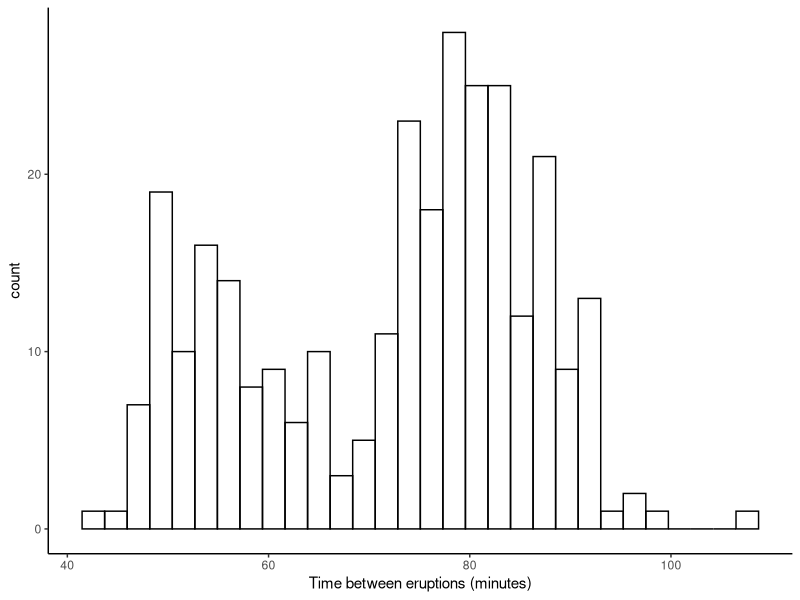
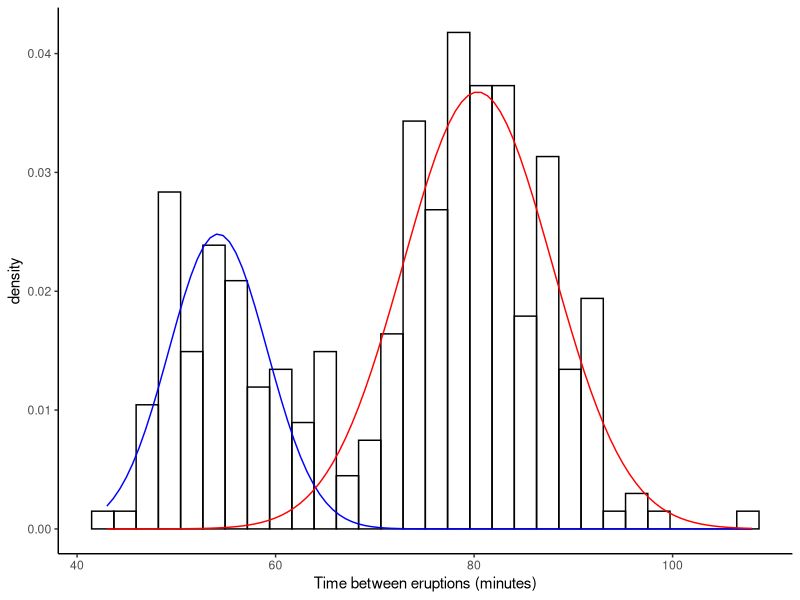
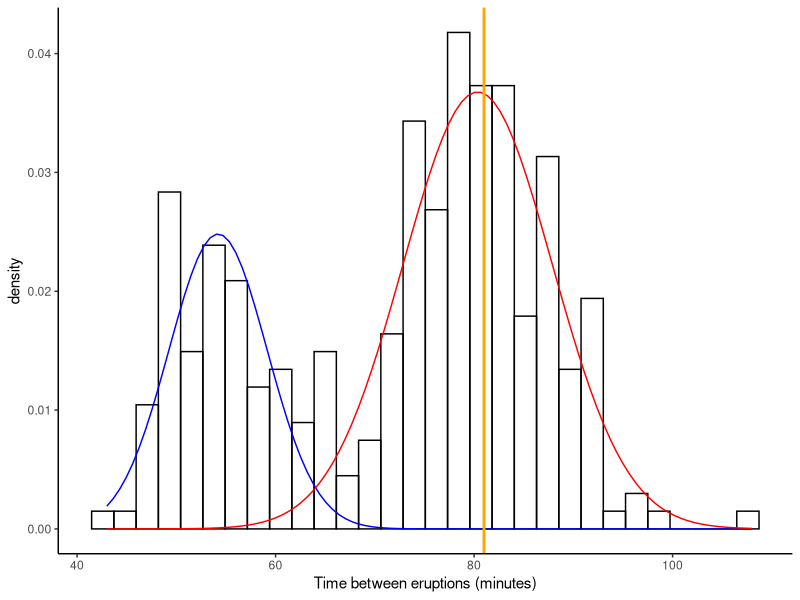
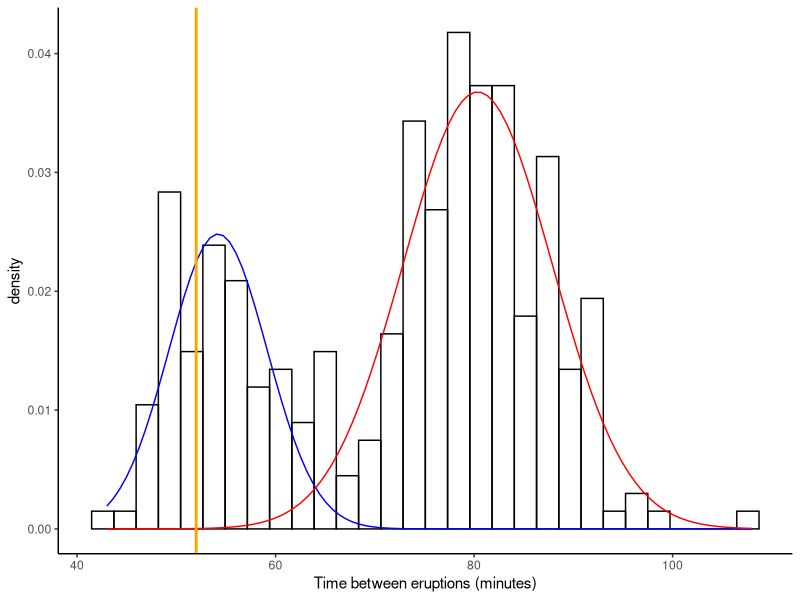
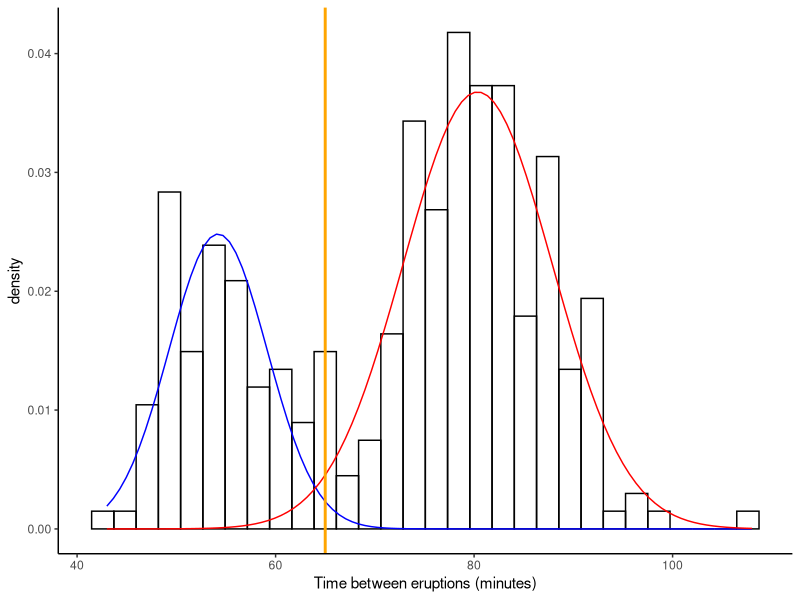

Recreate these plots in R, in order.
## ---- chunk 1
library(MASS)
library(tidyverse)

geyser |>
  ggplot(aes(x = waiting)) +
  geom_histogram(fill="transparent", color="black") +
  labs(x = "Time between eruptions (minutes)") +
  theme_classic()
## ---- chunk 2
library(mixtools)

em_res <- normalmixEM(geyser$waiting, lambda = c(0.5, 0.5), 
                      k=2)
## ---- chunk 3
geyser |>
  ggplot(aes(x = waiting)) +
  geom_histogram(fill="transparent", color="black", aes(y = after_stat(density))) +
  labs(x = "Time between eruptions (minutes)") +
  theme_classic() +
  stat_function(fun = function(x){0.308*dnorm(x, 54.203, 4.951)},
                color = "blue") +
  stat_function(fun = function(x){(1 - 0.308)*dnorm(x, 80.360, 7.508)},
                color = "red")
## ---- chunk 4
geyser |>
  ggplot(aes(x = waiting)) +
  geom_histogram(fill="transparent", color="black", aes(y = after_stat(density))) +
  labs(x = "Time between eruptions (minutes)") +
  theme_classic() +
  stat_function(fun = function(x){0.308*dnorm(x, 54.203, 4.951)},
                color = "blue") +
  stat_function(fun = function(x){(1 - 0.308)*dnorm(x, 80.360, 7.508)},
                color = "red") +
  geom_vline(xintercept = 81, lwd=1, col="orange")
## ---- chunk 5
geyser |>
  ggplot(aes(x = waiting)) +
  geom_histogram(fill="transparent", color="black", aes(y = after_stat(density))) +
  labs(x = "Time between eruptions (minutes)") +
  theme_classic() +
  stat_function(fun = function(x){0.308*dnorm(x, 54.203, 4.951)},
                color = "blue") +
  stat_function(fun = function(x){(1 - 0.308)*dnorm(x, 80.360, 7.508)},
                color = "red") +
  geom_vline(xintercept = 52, lwd=1, col="orange")
## ---- chunk 6
geyser |>
  ggplot(aes(x = waiting)) +
  geom_histogram(fill="transparent", color="black", aes(y = after_stat(density))) +
  labs(x = "Time between eruptions (minutes)") +
  theme_classic() +
  stat_function(fun = function(x){0.308*dnorm(x, 54.203, 4.951)},
                color = "blue") +
  stat_function(fun = function(x){(1 - 0.308)*dnorm(x, 80.360, 7.508)},
                color = "red") +
  geom_vline(xintercept = 65, lwd=1, col="orange")
